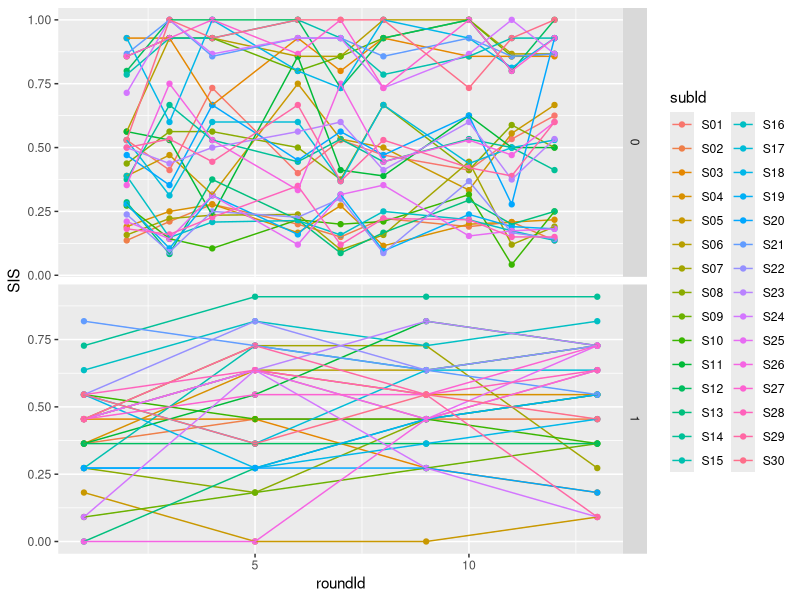
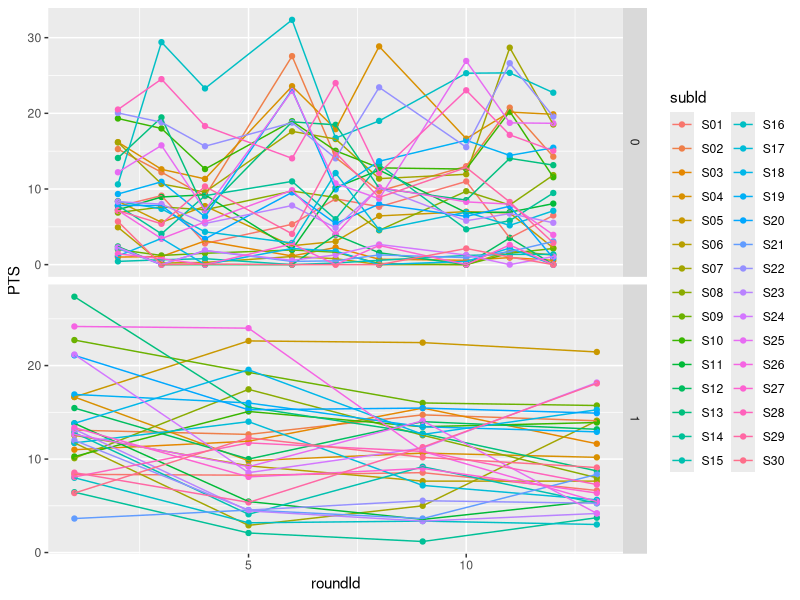
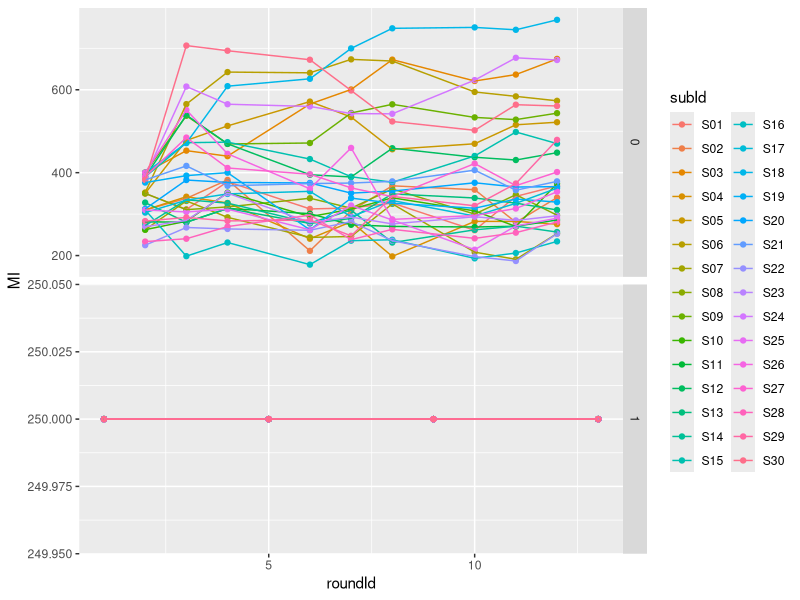
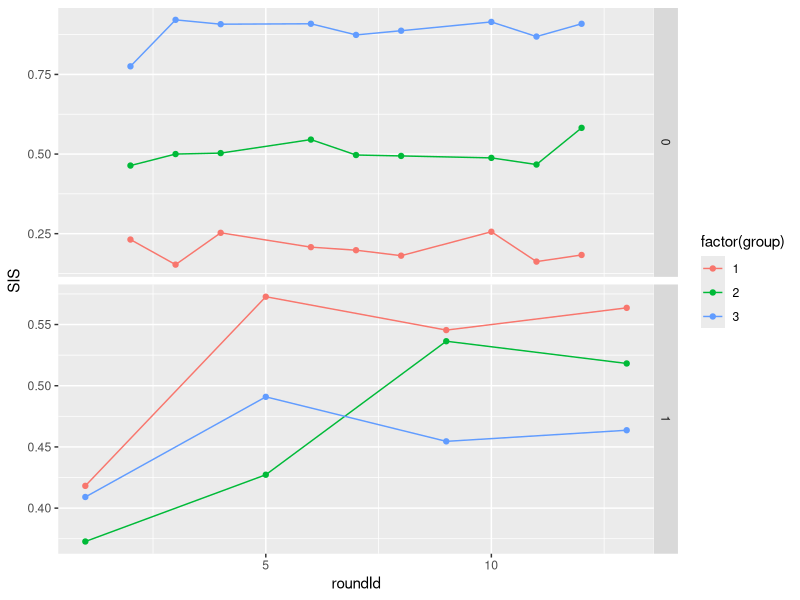
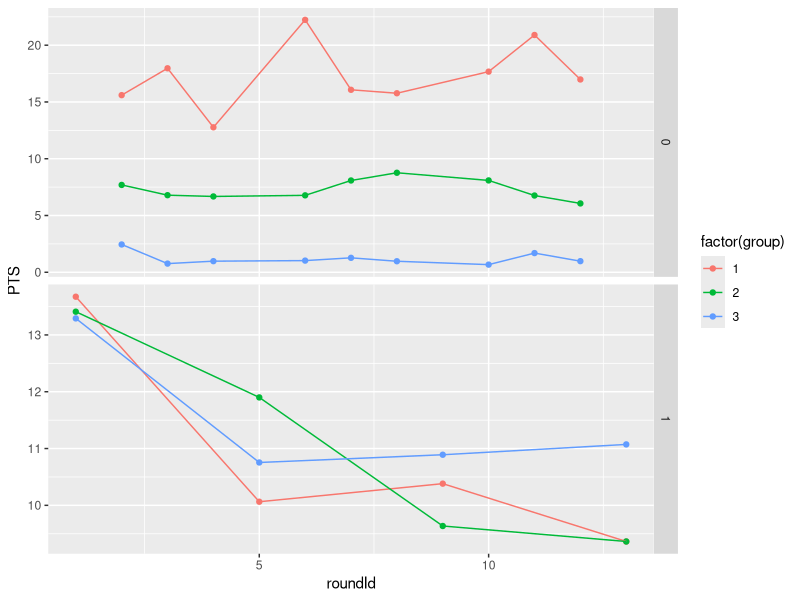
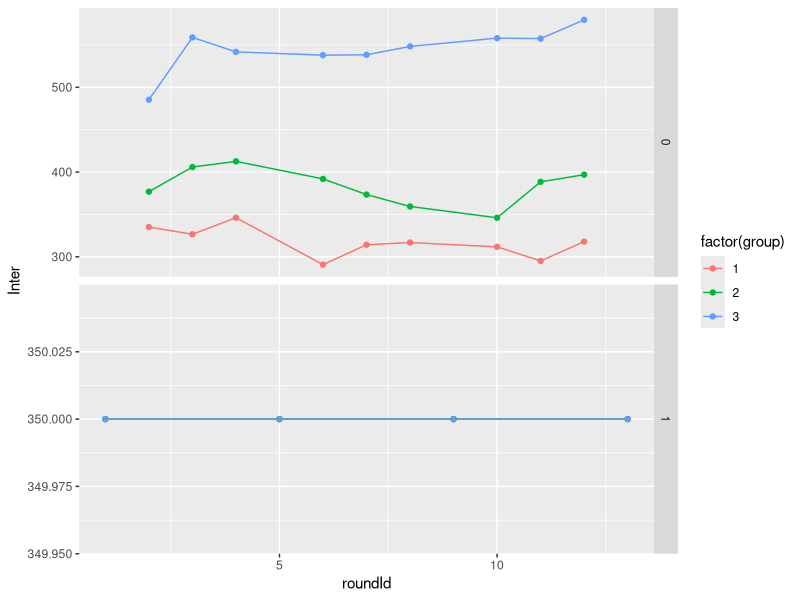
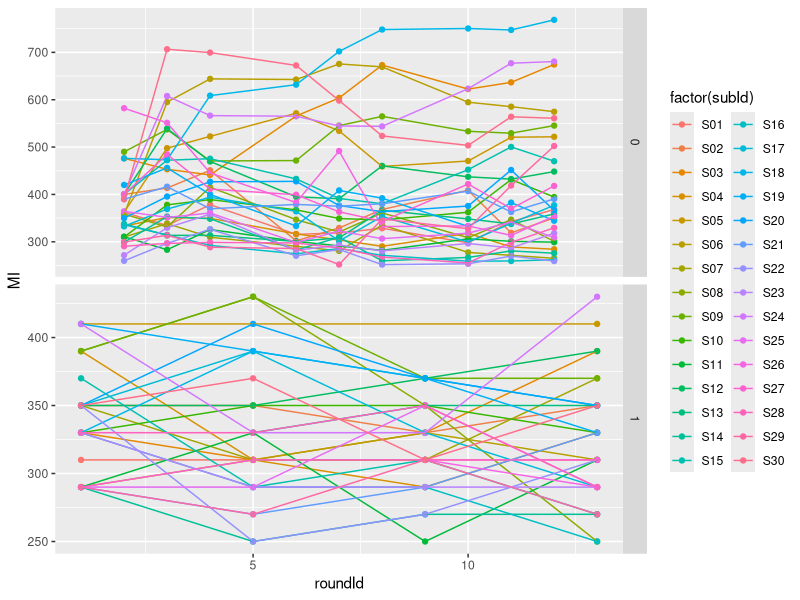
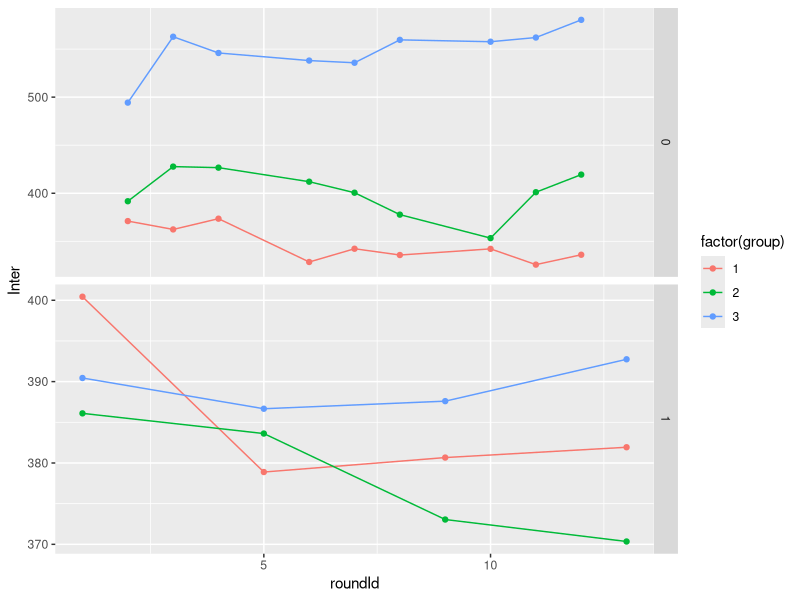

Write R code to recreate these figures, in order.
library(plyr)
library(ggplot2)
library(psych)

D <- read.table('data/datat.txt', sep=',', header=T)

describeBy(D, group = D$isTestGame)



success <- ddply(D, .(subId, roundId, isTestGame), summarise,
                    SIS = mean(successInStatic),
                    PTS = mean(pressesToSuccess),
                    Inter = mean(gameInterval),
                    MI = min(gameInterval),
                    PIC = mean(previousIntervalChange))                 

success.group <- ddply(D, .(group, roundId, isTestGame), summarise,
                       SIS = mean(successInStatic),
                       PTS = mean(pressesToSuccess),
                       Inter = mean(gameInterval),
                       PIC = mean(previousIntervalChange)) 


#individual success

describeBy(success, group = success$subId)

ggplot(success, aes(x=roundId, y=SIS, colour=subId)) + 
  geom_point() +
  geom_line() +
  facet_grid(isTestGame ~ ., scales = "free")

ggplot(success, aes(x=roundId, y=PTS, colour=subId)) + 
  geom_point() +
  geom_line() +
  facet_grid(isTestGame ~ ., scales = "free")

ggplot(success, aes(x=roundId, y=MI, colour=subId)) + 
  geom_point() +
  geom_line() +
  facet_grid(isTestGame ~ ., scales = "free")

#groups success

describeBy(success.group, group = success.group$group)

ggplot(success.group, aes(x=roundId, y=SIS, colour=factor(group))) + 
  geom_point() +
  geom_line() +
  facet_grid(isTestGame ~ ., scales = "free")

ggplot(success.group, aes(x=roundId, y=PTS, colour=factor(group))) + 
  geom_point() +
  geom_line() +
  facet_grid(isTestGame ~ ., scales = "free")

ggplot(success.group, aes(x=roundId, y=Inter, colour=factor(group))) + 
  geom_point() +
  geom_line() +
  facet_grid(isTestGame ~ ., scales = "free")


#splitted only successful games

D.splitted <- split(D, D$successInStatic)

onlySuccess <- ddply(D.splitted$`1`, .(subId, roundId, isTestGame, group), summarise,
                     SIS = mean(successInStatic),
                     PTS = mean(pressesToSuccess),
                     Inter = mean(gameInterval),
                     MI = min(gameInterval),
                     PIC = mean(previousIntervalChange))  

onlySuccess.group <- ddply(D.splitted$`1`, .(group, roundId, isTestGame), summarise,
                       SIS = mean(successInStatic),
                       PTS = mean(pressesToSuccess),
                       Inter = mean(gameInterval),
                       PIC = mean(previousIntervalChange)) 

onlySuccess.group.MMI <- ddply(onlySuccess, .(group, roundId, isTestGame), summarise,
                                MMI = mean(MI))
#Succesful interval mins

ggplot(onlySuccess, aes(x=roundId, y=MI, colour=factor(subId))) + 
  geom_point() +
  geom_line() +
  facet_grid(isTestGame ~ ., scales = "free")

#Succesful interval means per subject

ggplot(onlySuccess.group, aes(x=roundId, y=Inter, colour=factor(group))) + 
  geom_point() +
  geom_line() +
  facet_grid(isTestGame ~ ., scales = "free")

#Succesful min means per group

ggplot(onlySuccess.group.MMI, aes(x=roundId, y=MMI, colour=factor(group))) + 
  geom_point() +
  geom_line() +
  facet_grid(isTestGame ~ ., scales = "free")

#splitted only succesfultests

D.splittedTest <- split(D.splitted$`1`, D$isTestGame)
